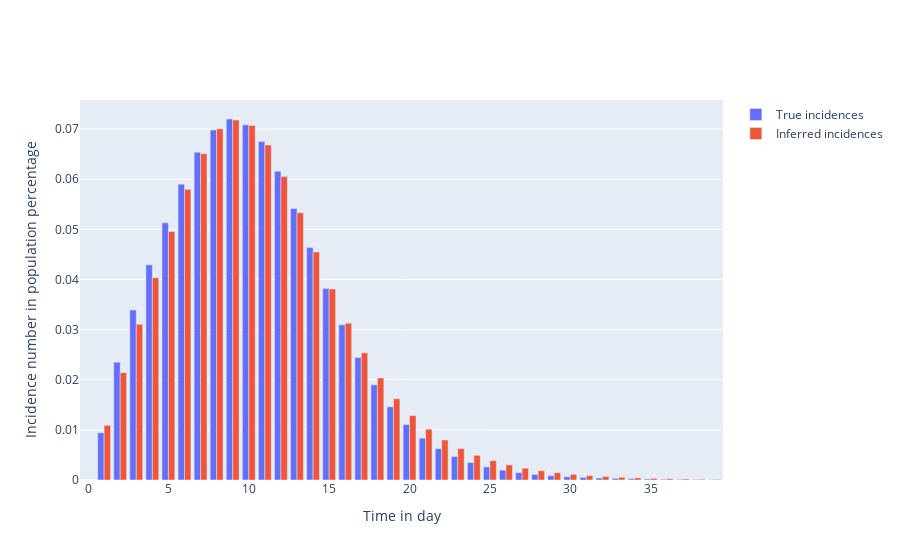

This figure's notebook cell:
### Markdown cell above
### Compare inferred model to data

### Code cell
true_incidences = result[:, 4]
inferred_incidences = pints_model.simulate(log_parameters=log_estimates, times=times)

# Plot data and inferred incidences
fig = go.Figure()

# Plot of data
fig.add_trace(
    go.Bar(
        x=times,
        y=true_incidences,
        name='True incidences'
    )
)

# Plot of data
fig.add_trace(
    go.Bar(
        x=times,
        y=inferred_incidences,
        name='Inferred incidences'
    )
)

# Add axis labels
fig.update_layout(
    xaxis_title='Time in day',
    yaxis_title='Incidence number in population percentage'
)

fig.show()

### Figure 1 — Plotly figure (JSON) as saved in the notebook; plotly's stock layout.template omitted (floating-point values rounded to 4 significant figures)
{"data": [{"name": "True incidences", "type": "bar", "x": [0, 1, 2, 3, 4, 5, 6, 7, 8, 9, 10, 11, 12, 13, 14, 15, 16, 17, 18, 19, 20, 21, 22, 23, 24, 25, 26, 27, 28, 29, 30, 31, 32, 33, 34, 35, 36, 37, 38, 39], "y": [0, 0.009425, 0.0235, 0.03389, 0.04292, 0.05129, 0.059, 0.06538, 0.06983, 0.07201, 0.07084, 0.0675, 0.06161, 0.05415, 0.04636, 0.03818, 0.03095, 0.02443, 0.01899, 0.01459, 0.01106, 0.008338, 0.006256, 0.004687, 0.003486, 0.002613, 0.001971, 0.001472, 0.001117, 0.0008549, 0.00065, 0.000504, 0.0003927, 0.0003054, 0.000243, 0.0001938, 0.0001542, 0.0001256, 0.0001027, 8.429e-05]}, {"name": "Inferred incidences", "type": "bar", "x": [0, 1, 2, 3, 4, 5, 6, 7, 8, 9, 10, 11, 12, 13, 14, 15, 16, 17, 18, 19, 20, 21, 22, 23, 24, 25, 26, 27, 28, 29, 30, 31, 32, 33, 34, 35, 36, 37, 38, 39], "y": [0, 0.01091, 0.0214, 0.03104, 0.04035, 0.04957, 0.05798, 0.0651, 0.07006, 0.07179, 0.07071, 0.06682, 0.06051, 0.05332, 0.04549, 0.03811, 0.03127, 0.02536, 0.02035, 0.01621, 0.01285, 0.01014, 0.00798, 0.006268, 0.004917, 0.003851, 0.003016, 0.00236, 0.001844, 0.001444, 0.001129, 0.0008798, 0.0006876, 0.0005402, 0.0004214, 0.0003269, 0.000255, 0.000201, 0.000157, 0.0001226]}], "layout": {"xaxis": {"title": {"text": "Time in day"}}, "yaxis": {"title": {"text": "Incidence number in population percentage"}}}}
